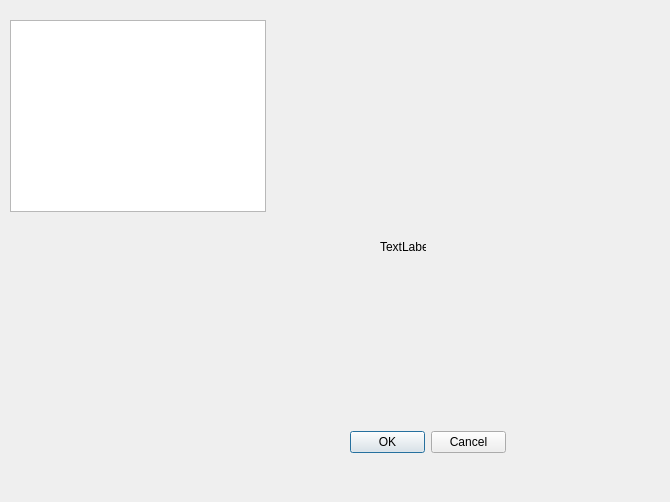
<?xml version="1.0" encoding="UTF-8"?>
<ui version="4.0">
 <class>TestView</class>
 <widget class="QWidget" name="TestView">
  <property name="geometry">
   <rect>
    <x>0</x>
    <y>0</y>
    <width>670</width>
    <height>502</height>
   </rect>
  </property>
  <property name="minimumSize">
   <size>
    <width>200</width>
    <height>200</height>
   </size>
  </property>
  <property name="windowTitle">
   <string>TestView</string>
  </property>
  <property name="locale">
   <locale language="English" country="UnitedStates"/>
  </property>
  <widget class="QDialogButtonBox" name="buttonBox">
   <property name="geometry">
    <rect>
     <x>350</x>
     <y>430</y>
     <width>156</width>
     <height>24</height>
    </rect>
   </property>
   <property name="standardButtons">
    <set>QDialogButtonBox::Cancel|QDialogButtonBox::Ok</set>
   </property>
  </widget>
  <widget class="QGraphicsView" name="armImage">
   <property name="geometry">
    <rect>
     <x>10</x>
     <y>20</y>
     <width>256</width>
     <height>192</height>
    </rect>
   </property>
  </widget>
  <widget class="QLabel" name="label">
   <property name="geometry">
    <rect>
     <x>380</x>
     <y>240</y>
     <width>46</width>
     <height>14</height>
    </rect>
   </property>
   <property name="text">
    <string>TextLabel</string>
   </property>
  </widget>
 </widget>
 <resources/>
 <connections/>
</ui>
